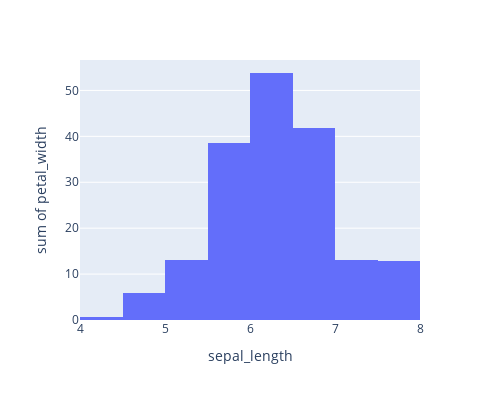

Notebook code for this chart:
### Markdown cell above
## Histogram

### Code cell
# plotting the histogram
fig = px.histogram(df, x="sepal_length", y="petal_width", width=500, height=400)

# showing the plot
fig.show()

### Figure 1 — Plotly figure (JSON) as saved in the notebook; plotly's stock layout.template omitted (floating-point values rounded to 4 significant figures; data arrays with more than 128 entries replaced by an {"elided": "..."} marker saying what was removed)
{"data": [{"alignmentgroup": "True", "bingroup": "x", "histfunc": "sum", "hovertemplate": "sepal_length=%{x}<br>sum of petal_width=%{y}<extra></extra>", "legendgroup": "", "marker": {"color": "#636efa", "pattern": {"shape": ""}}, "name": "", "offsetgroup": "", "orientation": "v", "showlegend": false, "type": "histogram", "x": {"elided": "150 float values"}, "xaxis": "x", "y": {"elided": "150 float values"}, "yaxis": "y"}], "layout": {"barmode": "relative", "height": 400, "legend": {"tracegroupgap": 0}, "margin": {"t": 60}, "width": 500, "xaxis": {"anchor": "y", "autorange": true, "domain": [0, 1], "range": [4, 8], "title": {"text": "sepal_length"}, "type": "linear"}, "yaxis": {"anchor": "x", "autorange": true, "domain": [0, 1], "range": [0, 56.63], "title": {"text": "sum of petal_width"}, "type": "linear"}}}
